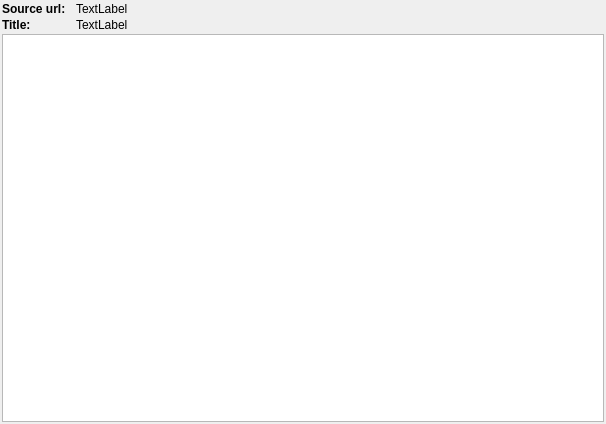
<?xml version="1.0" encoding="UTF-8"?>
<ui version="4.0">
 <class>CSourceViewer</class>
 <widget class="QWidget" name="CSourceViewer">
  <property name="geometry">
   <rect>
    <x>0</x>
    <y>0</y>
    <width>606</width>
    <height>424</height>
   </rect>
  </property>
  <property name="windowTitle">
   <string>Form</string>
  </property>
  <layout class="QVBoxLayout" name="verticalLayout">
   <property name="spacing">
    <number>2</number>
   </property>
   <property name="leftMargin">
    <number>2</number>
   </property>
   <property name="topMargin">
    <number>2</number>
   </property>
   <property name="rightMargin">
    <number>2</number>
   </property>
   <property name="bottomMargin">
    <number>2</number>
   </property>
   <item>
    <layout class="QFormLayout" name="formLayout">
     <property name="horizontalSpacing">
      <number>10</number>
     </property>
     <item row="0" column="0">
      <widget class="QLabel" name="label">
       <property name="font">
        <font>
         <weight>75</weight>
         <bold>true</bold>
        </font>
       </property>
       <property name="text">
        <string>Source url:</string>
       </property>
      </widget>
     </item>
     <item row="0" column="1">
      <widget class="QLabel" name="labelUrl">
       <property name="text">
        <string>TextLabel</string>
       </property>
      </widget>
     </item>
     <item row="1" column="0">
      <widget class="QLabel" name="label_3">
       <property name="font">
        <font>
         <weight>75</weight>
         <bold>true</bold>
        </font>
       </property>
       <property name="text">
        <string>Title:</string>
       </property>
      </widget>
     </item>
     <item row="1" column="1">
      <widget class="QLabel" name="labelTitle">
       <property name="text">
        <string>TextLabel</string>
       </property>
      </widget>
     </item>
    </layout>
   </item>
   <item>
    <widget class="QTextEdit" name="editSource">
     <property name="readOnly">
      <bool>true</bool>
     </property>
    </widget>
   </item>
  </layout>
 </widget>
 <resources/>
 <connections/>
</ui>
